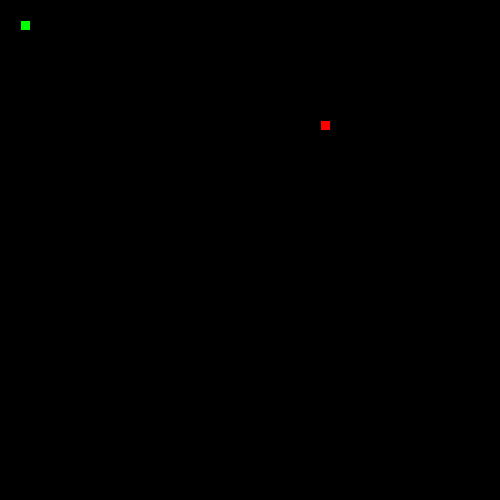
Frame 1 (no input)
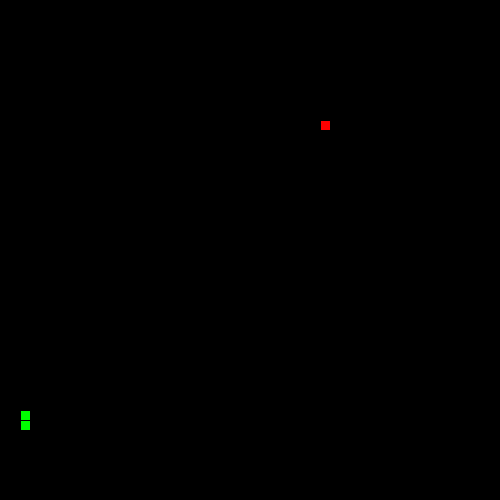
Frame 60 (the mouse pressed at the canvas centre just before this capture)
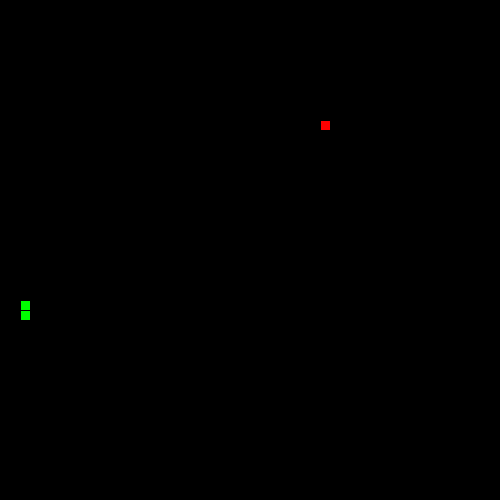
Frame 120 (the mouse held since frame 60 and released just before this capture)

The Processing sketch that drew these frames (run headless with seeded random() and noise(); from frame 60 on, the mouse is pressed at the canvas centre):

// Processing sketch: sketch_181109a
// ── sketch_181109a.pde
// 1. Follow the recipe instructions inside the Segment class.

// The Segment class will be used to represent each part of the moving snake.
         
class Segment {
int x = 50;
         int y = 50;
  //2. Create x and y member variables to hold the location of each segment.
        
  // 3. Add a constructor with parameters to initialize each variable.
      public  Segment(int x, int y){
      this.x = x;
      this.y = y;
     
        
      }

  // 4. Add getter and setter methods for both the x and y member variables.
  void getX(){
    
   
  }
  void getY(){
    
    
  }
  int setX(int x){
    
    return x;
  }
   int setY(int Y){
     
     return Y;
   }
  
  
}



// 5. Create (but do not initialize) a Segment variable to hold the head of the Snake
Segment head;


// 6. Create and initialize a String to hold the direction of your snake e.g. "up"
String direction = "up";


// 7. Create and initialize a variable to hold how many pieces of food the snake has eaten.
// give it a value of 1 to start.
int pieceseaten = 1;


// 8. Create and initialize foodX and foodY variables to hold the location of the food.
int foodX = ((int)random(50)*10);
int foodY = ((int)random(50)*10);
// (Hint: use the random method to set both the x and y to random locations within the screen size (500 by 500).)

//int foodX = ((int)random(50)*10);



void setup() {

  // 9. Set the size of your sketch (500 by 500).

  size(500, 500);


  // 10. initialize your head to a new segment.
  head = new Segment(20,20);

  // 11. Use the frameRate(int rate) method to set the rate to 20.
  frameRate(20);
}


void draw() {

  background(0);


  //12. Call the manageTail, drawFood, drawSnake, move, and collision methods.
  manageTail();
  drawFood();
  drawSnake();
  move();
  collision();
  
}


// 13. Complete the drawFood method below. (Hint: each piece of food should be a 10 by 10 rectangle).

void drawFood() {
  fill(255,0,0);
  rect(foodX,foodY,10,10);
}



//14. Draw the snake head (use a 10 by 10 rectangle)

void drawSnake() {
fill(0,255,0);
rect(head.x, head.y, 10, 10);

  //test your code
}


// 15. Complete the move method below.

void move() {

  // 16. Using a switch statement, make your snake head move by 10 pixels in the correct direction.
  //This is an incomplete switch statement:
  
  switch(direction) {
  case "up":
    // move head up here 
    
    head.y= head.y- 10;
    break;
  case "down":
    // move head down here 
    head.y= head.y+10;
    break;
  case "left":
   // figure it out 
   head.x = head.x-10;
   
    break;
  case "right":
    // mystery code goes here 
    head.x = head.x+10;
    break;
  }
  


  // 17. Call the checkBoundaries method to make sure the snake head doesn't go off the screen.
  checkBoundaries();
}


// 18. Complete the keyPressed method below. Use if statements to set your direction variable depending on what key is pressed.

void keyPressed() {
  if(keyCode == UP && !direction.equals("down")){
    direction = "up";
  }
  else if(keyCode == DOWN && !direction.equals("up")){
    direction = "down";
  }
  else if(keyCode == RIGHT && !direction.equals("left")){
  direction = "right";
  }
  else if(keyCode == LEFT && !direction.equals("right")){
  direction = "left";
  }
  
   } 
  
  



// 19. check if your head is out of bounds (teleport your snake head to the other side).

void checkBoundaries() {
  if(head.x<=0){
    head.x= width-10;
  }
  else if(head.x>=width){
    head.x = 0;
  }
  else if(head.y<=0){
    head.y = height-10;
  }
  else if(head.y>=height){
    head.y = 0;
  }
}



//20. Make sure that the key for your current direction’s opposite doesn’t work(i.e. If you’re going up, down key shouldn’t work)if(

// 21. Complete the missing parts of the collision method below.

void collision() {

  // If the segment is colliding with a piece of food...
     // Increase the amount of food eaten and set foodX and foodY to new random locations.
     if(head.x==foodX&& head.y==foodY){
      pieceseaten = pieceseaten + 1;
       foodX = ((int)random(50)*10);
       foodY = ((int)random(50)*10);
     }
}



/**
 
 ** Part 2: making the tail (the rest of the snake)
 
 **/

//  1. Create and initialize an ArrayList of Segments. (This will be your snake tail!)
ArrayList<Segment> segments = new ArrayList<Segment>();

// 2. Complete the missing parts of the manageTail method below and call it in the draw method.

void manageTail() {

  //Call the drawTail and checkTailCollision methods.
 drawTail();
 checkTailCollision();
  // Add a new Segment to your ArrayList that has the same X and Y as the head of your snake.
  Segment tail = new Segment(head.x,head.y);
  segments.add(tail);
  // To keep your tail the right length:
  // while the tail size is greater than the number of food pieces eaten, remove the first Segment in your tail.
  if(pieceseaten<segments.size()){
    segments.remove(0);
  }
  
  
    
  
    
  
  
}

void drawTail() {
    // Draw a 10 by 10 rectangle for each Segment in your snake ArrayList.
    fill(0,255,0);
    for(Segment counter : segments){
    rect(counter.x, counter.y, 10, 10);
    }
}


// 3. Complete the missing parts of the bodyCollision method below.

void checkTailCollision() {

  // If your head has the same location as one of your segments...
 for(int i=1; i<segments.size();i++){
   if(head.x==segments.get(i).x){
     if(head.y==segments.get(i).y){
   pieceseaten =1;
     }
 }
 }
  // reset your food variable

  //Call this method at the beginning of your manageTail method.
}
